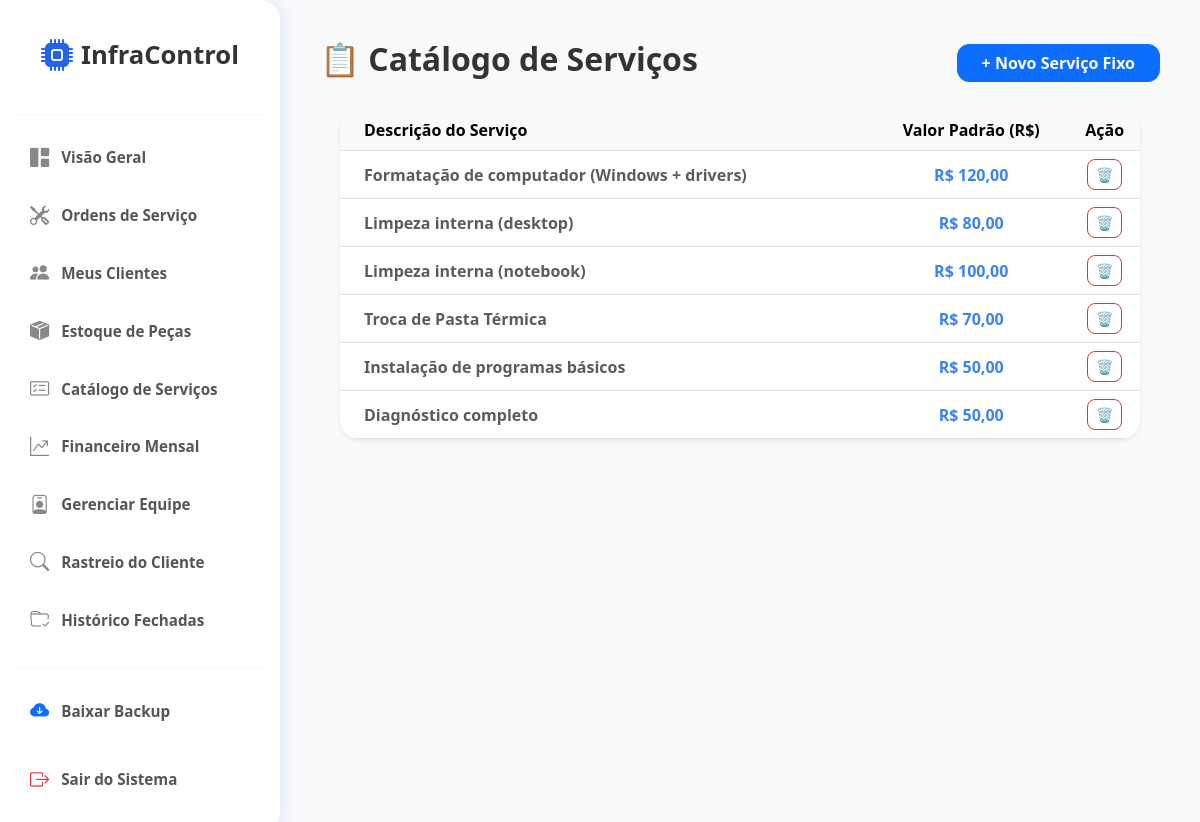
The page /servicos (signed in) on the database its author committed.
### models.py (models this page shows)
class Servico(db.Model):
    id = db.Column(db.Integer, primary_key=True)
    nome = db.Column(db.String(100), nullable=False)
    valor = db.Column(db.Float, nullable=False)

### app.py (the view)
@app.route('/servicos', methods=['GET', 'POST'])
@login_required
def servicos():
    if request.method == 'POST':
        valor = converter_dinheiro(request.form['valor'])
        db.session.add(Servico(nome=request.form['nome'], valor=valor))
        db.session.commit()
        flash('Serviço cadastrado!', 'success')
        return redirect(url_for('servicos'))
    lista = Servico.query.all()
    return render_template('servicos.html', servicos=lista)

### app.py (called while the page is built)
@login_manager.user_loader
def load_user(user_id):
    return User.query.get(int(user_id))

@app.template_filter('moeda')
def format_moeda(valor):
    try:
        v = float(valor)
        return f"{v:,.2f}".replace(",", "X").replace(".", ",").replace("X", ".")
    except:
        return "0,00"

### templates/servicos.html (shortened to what this page needs)
{% extends "base.html" %}
{% block content %}
<div class="d-flex justify-content-between align-items-center mb-4">
    <h2 style="font-weight: 700; color: #333;">📋 Catálogo de Serviços</h2>
    {% if current_user.role == 'admin' %}
    <button class="btn btn-primary px-4 fw-bold" style="border-radius: 12px;" data-bs-toggle="modal" data-bs-target="#newServico">+ Novo Serviço Fixo</button>
    {% endif %}
</div>
<div class="card border-0 shadow-sm" style="border-radius: 20px; overflow: hidden; max-width: 800px; margin: 0 auto;">
    <table class="table table-hover m-0 align-middle text-center">
        <thead class="table-light">
            <tr>
                <th class="text-start ps-4">Descrição do Serviço</th>
                <th>Valor Padrão (R$)</th>
                <th>Ação</th>
            </tr>
        </thead>
        <tbody>
            {% for s in servicos %}
            <tr>
                <td class="text-start ps-4 fw-bold text-muted">{{ s.nome }}</td>
                <td class="fw-bold" style="color: var(--primary);">R$ {{ s.valor | moeda }}</td>
                <td>
                    {% if current_user.role == 'admin' %}
                    <a href="{{ url_for('excluir_servico', id=s.id) }}" class="btn btn-sm btn-outline-danger" style="border-radius: 8px;" onclick="return confirm('Excluir este serviço do catálogo?')" title="Excluir">🗑️</a>
                    {% else %}
                    <span class="text-muted small">🔒 Restrito</span>
                    {% endif %}
                </td>
            </tr>
            {% else %}
            <tr><td colspan="3" class="p-5 text-muted">Seu catálogo está vazio. Cadastre preços de formatação, limpeza, etc.</td></tr>
            {% endfor %}
        </tbody>
    </table>
</div>
{% endblock %}

### templates/base.html (style rules this page uses)
:root { --primary: #3b82f6; --primary-dark: #2563eb; --bg-light: #f8f9fa; --sidebar-bg: #ffffff; --text-dark: #333333; }
body { background-color: var(--bg-light); font-family: 'Segoe UI', Tahoma, Geneva, Verdana, sans-serif; color: var(--text-dark); }

### rows shown on the page
Servico: nome "Formatação de computador (Windows + drivers)", valor|moeda "120,00"
Servico: nome "Limpeza interna (desktop)", valor|moeda "80,00"
Servico: nome "Limpeza interna (notebook)", valor|moeda "100,00"
Servico: nome "Troca de Pasta Térmica", valor|moeda "70,00"
Servico: nome "Instalação de programas básicos", valor|moeda "50,00"
Servico: nome "Diagnóstico completo", valor|moeda "50,00"
